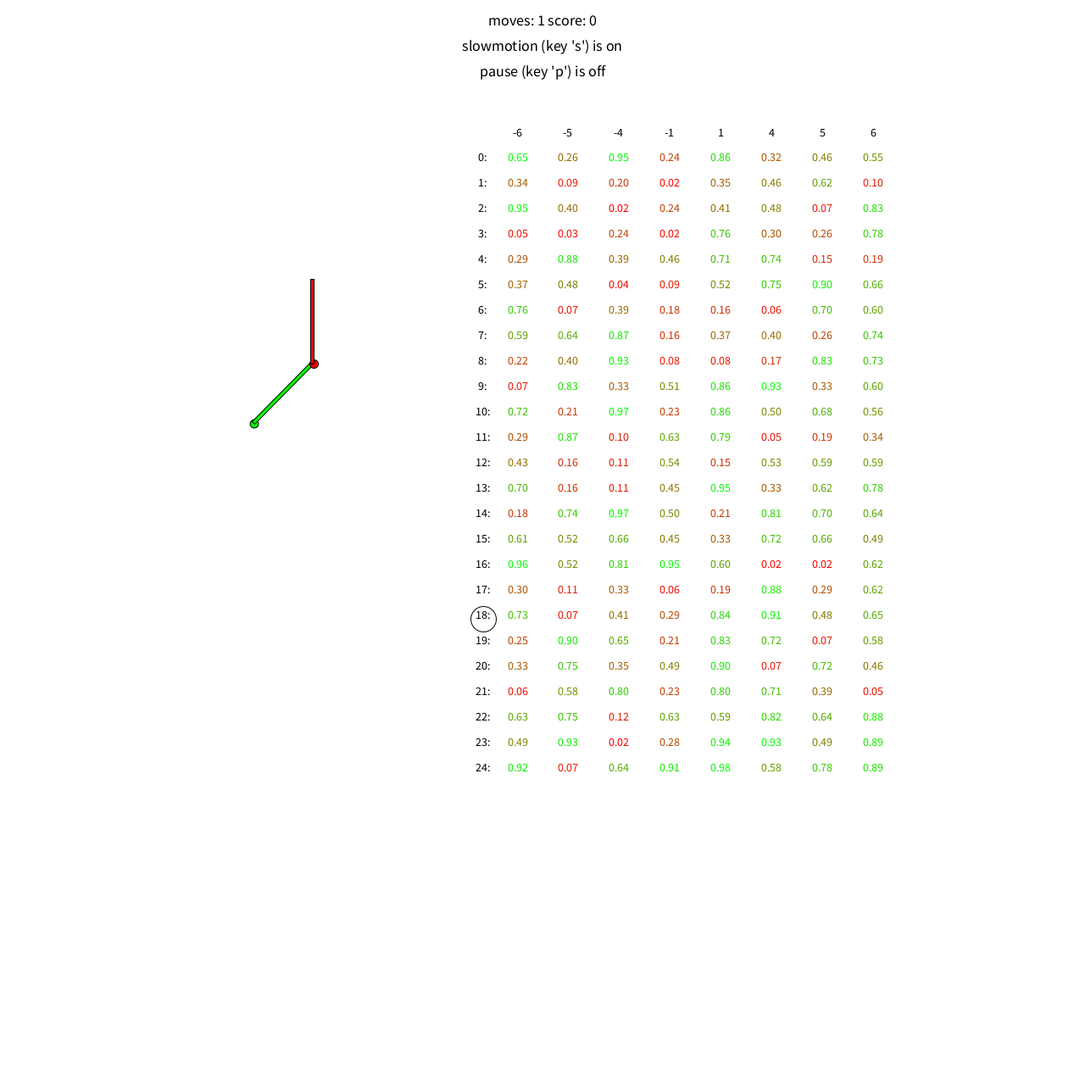
Frame 1 (no input)
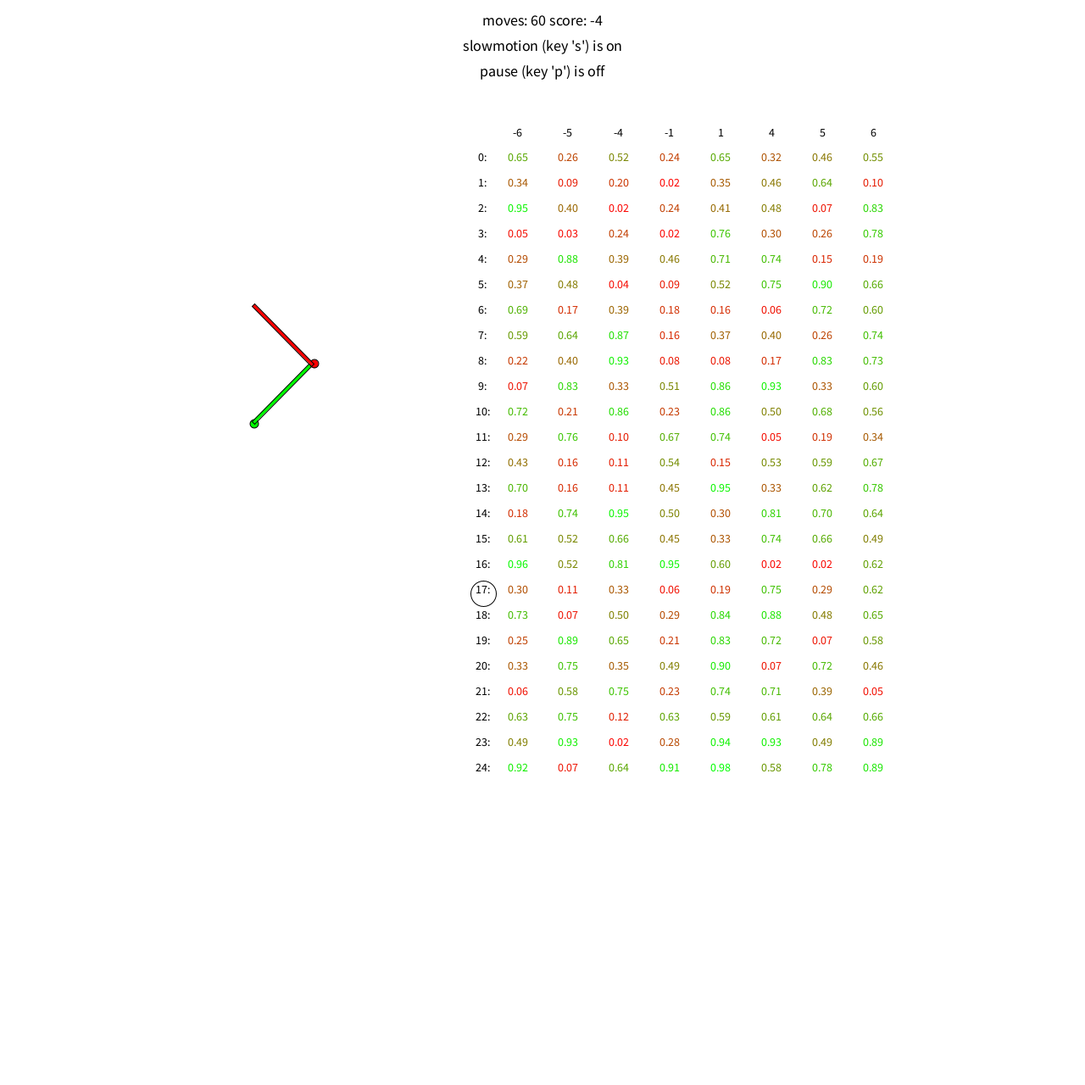
Frame 60 (the mouse pressed at the canvas centre just before this capture)
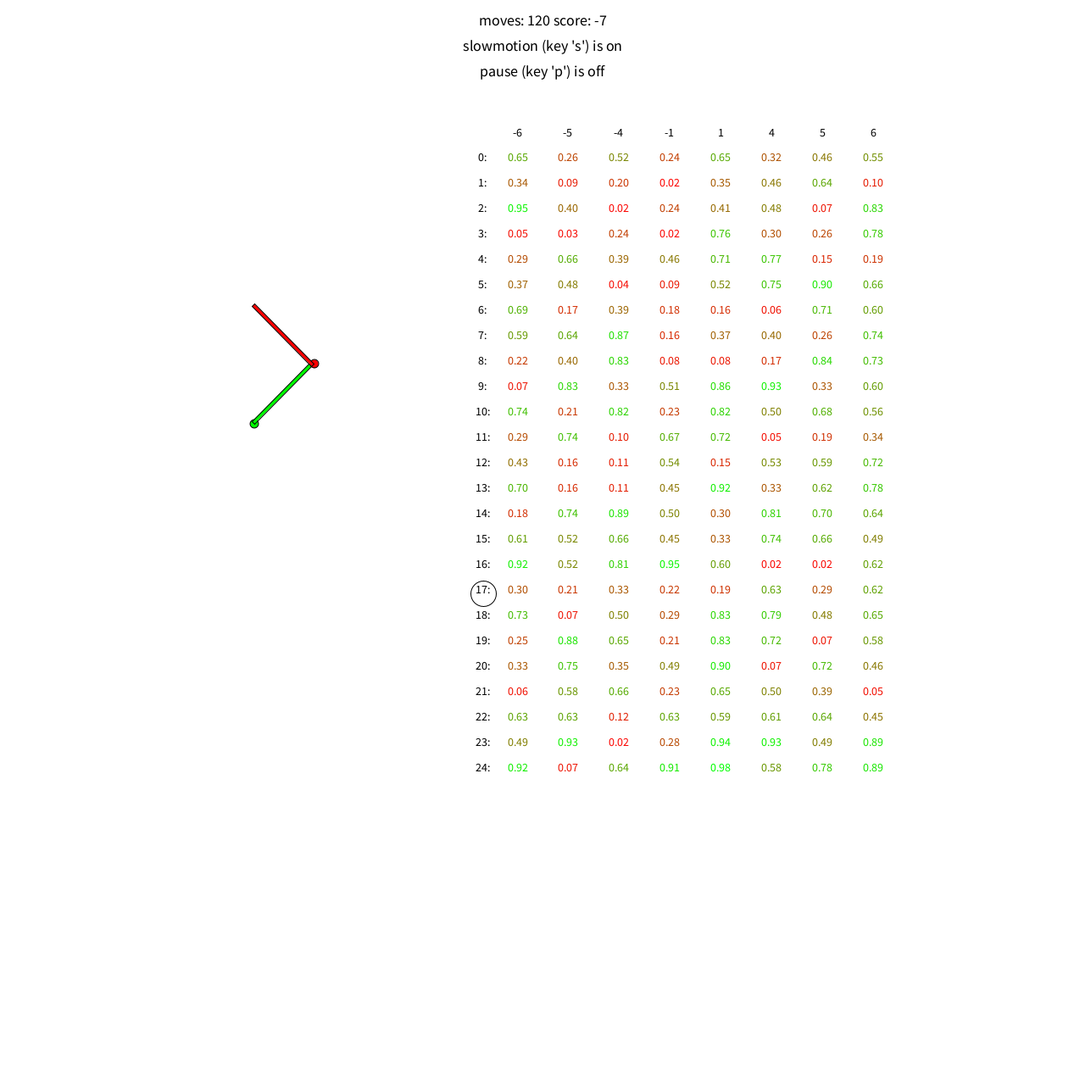
Frame 120 (the mouse held since frame 60 and released just before this capture)

The Processing sketch that drew these frames (run headless with seeded random() and noise(); from frame 60 on, the mouse is pressed at the canvas centre):

// Processing sketch: QLearning_03_ServoSimTest_OneDimensionalQTable
// ── QLearning_03_ServoSimTest_OneDimensionalQTable.pde
// https://www.practicalai.io/teaching-ai-play-simple-game-using-q-learning/

import java.util.Arrays;

QLearningArm q;
ArmSystem a;

boolean pause;
boolean slowmotion;

void setup() {
  size(1280, 1280);
  frameRate(5);
  q = new QLearningArm();
  a = new ArmSystem(q);
  q.armsystem = a;
  pause = false;
  slowmotion = true;
}



void draw() {
  background(255);

  a.run();

  pushMatrix();
  translate(300, 500);
  a.drawServos();
  popMatrix();


  textSize(18);
  textAlign(CENTER);
  fill(0);
  text("moves: " + a.moves + " score: " + a.score, width/2, 30); 

  text("slowmotion (key 's') is " + (slowmotion ? "on" : "off"), width/2, 60);
  text("pause (key 'p') is " + (pause ? "on" : "off"), width/2, 90);

  pushMatrix();
  translate(width/2 - 30, 190);
  q.draw_q_table();
  popMatrix();
}


void keyPressed() {
  if (key == 'p') {
    pause = !pause;
    if (pause) {
      draw();
      noLoop();
    } else {
      loop();
    }
  } else if (key == 's') {
    slowmotion = !slowmotion;
    if (slowmotion) {
      frameRate(5);
    } else {
      frameRate(240);
    }
  }
}

// ── ArmSystem.pde
class ArmSystem {
  int states; 
  int start_position;
  int score;
  int moves;
  QLearningArm qla;


  ArmSystem (QLearningArm arm) {
    states = 25;
    start_position = 12;
    this.qla = arm;
    qla.current_state = start_position;
    score = 0;
    moves = 0;
  }



  void run() {
    int move = qla.get_input();

    int prev_armpos = qla.current_state;
    moves++;
    qla.current_state += move;

    if (qla.current_state < 0 || qla.current_state > states-1) {
      qla.current_state = qla.previous_state; 
      score--;
    } else if (prev_armpos == 2 && qla.current_state == 1) {
      score++;
    } else if (prev_armpos == 3 && qla.current_state == 2) {
      score++;
    } else if (prev_armpos == 1 && qla.current_state == 2) {
      score--;
    } else if (prev_armpos == 2 && qla.current_state == 3) {
      score--;
    }
  }


  void drawServos() {
    int servo1 = qla.current_state / 5 * 45;
    int servo2 = qla.current_state % 5 * 45;

    rotate(radians(180 + servo1));
    fill(0, 255, 0);
    ellipse(0, 0, 10, 10);
    rect(0, -4, 100, 4);

    translate(100, 0);

    rotate(radians(180 + servo2));
    fill(255, 0, 0);
    ellipse(0, 0, 10, 10);
    rect(0, -4, 100, 4);
  }
}

// ── QLearningArm.pde
class QLearningArm {

  ArmSystem armsystem;

  int current_state;
  int previous_state;

  int[] actions;
  float[][] q_table;
  boolean first_run;
  float learning_rate;  
  float discount;
  float epsilon;        //the treshold deciding if a learned action from the q-table or a random action is used
  int old_score;
  int action_taken_index;
float maxValue = 0;


  QLearningArm() {
    current_state = 0;// = new int[]{ 0, 0};
    actions = new int[]{-6, -5, -4, -1, 1, 4, 5, 6};
    first_run = true;
    learning_rate = 0.2;
    discount = 0.9;
    epsilon = 0.9;
  }



  void initialize_q_table() {
    // Initialize the table with random numbers
    q_table = new float[armsystem.states][actions.length];
    for (int i = 0; i < armsystem.states; i++) {
      for (int j = 0; j < actions.length; j++) {
        q_table[i][j] = random(1.0);
      }
    }
  }


  void draw_q_table() {
    textSize(14);
    fill(0);
    for (int j = 0; j < q_table[0].length; j++) text(actions[j], j * 60, -30);
    for (int i = 0; i < q_table.length; i++) {
      fill(0);
      text(i + ": ", -40, i* 30);
      if(i == current_state){
        noFill();
        stroke(0);
        ellipse(-40, i * 30, 30, 30);  
      }
      for (int j = 0; j < q_table[0].length; j++) {
        if( q_table[i][j] > maxValue) maxValue = q_table[i][j];
        int c = int((q_table[i][j]) * 255.0/maxValue);
        fill(255 - c, c, 0);
        text(nf(q_table[i][j], 1, 2), j*60, i*30);
      }
    }
  }


  int get_input() {
    //delay(200);
    if (first_run) {
      initialize_q_table(); 
      first_run = false;
    } else {
      int r = 0;
      if (old_score < armsystem.score)
        r = 1;      // new game score is heigher, reward is 1
      else if (old_score > armsystem.score)
        r = -1;     // new game score is lower, reward is -1

      //      if(r == 1 && epsilon < 1.0) {epsilon += 0.001; println("epsilon: " + epsilon);}

      int outcome_state = current_state;
      q_table[previous_state][action_taken_index] += learning_rate * (r + discount * max(q_table[outcome_state]) - q_table[previous_state][action_taken_index]);
    }

    old_score = armsystem.score;
    previous_state = current_state;


    if (random(1.0) > epsilon) {       // select random action
      action_taken_index = int(random(actions.length));
    } else {                          // select action based on q table
      action_taken_index = getIndexOfLargest(q_table[current_state]);
    }
    return actions[action_taken_index];
  }



  public int getIndexOfLargest( float[] array )
  {
    if ( array == null || array.length == 0 ) return -1; // null or empty

    int largest = 0;
    for ( int i = 1; i < array.length; i++ )
    {
      if ( array[i] > array[largest] ) largest = i;
    }
    return largest; // position of the first largest found
  }
}
